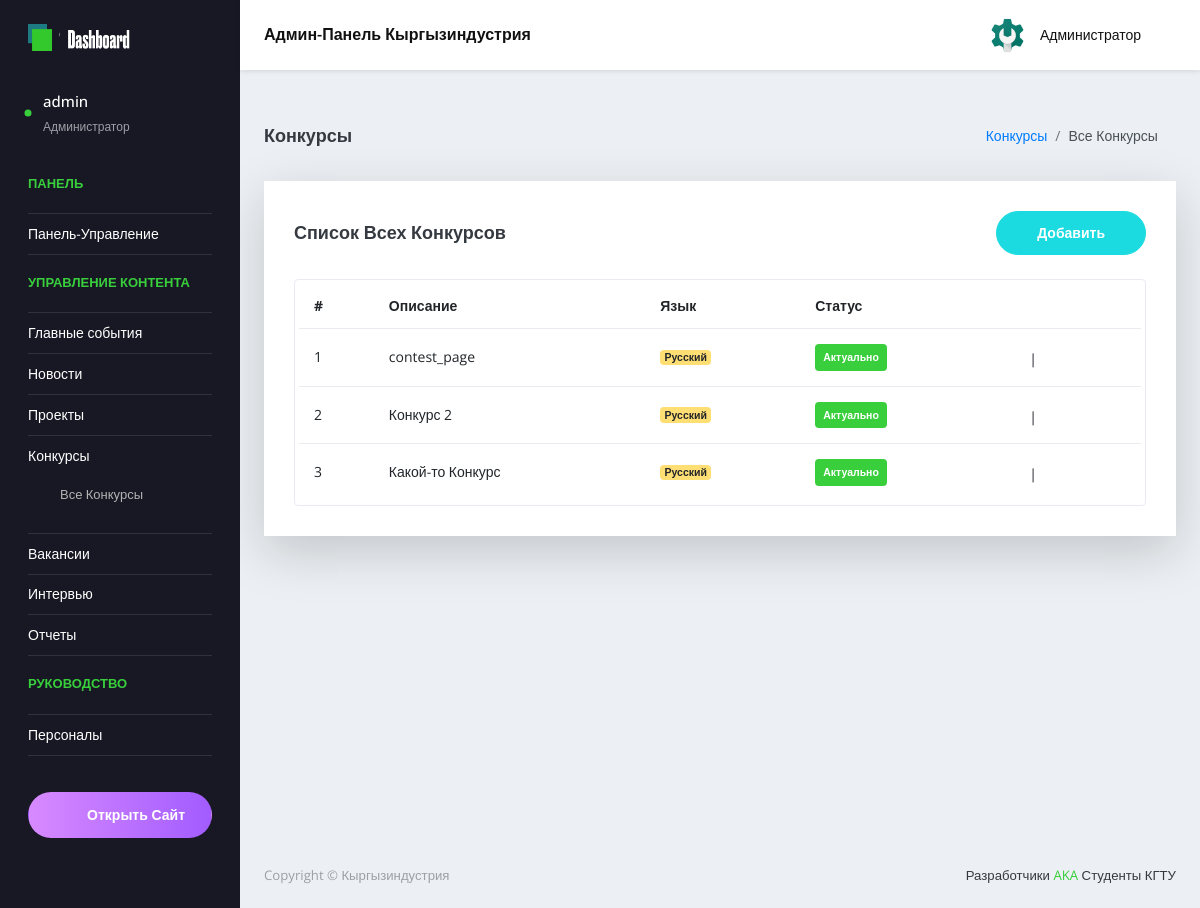
Before: /ru/admin-panel/contests/ (signed in) with the older database file.
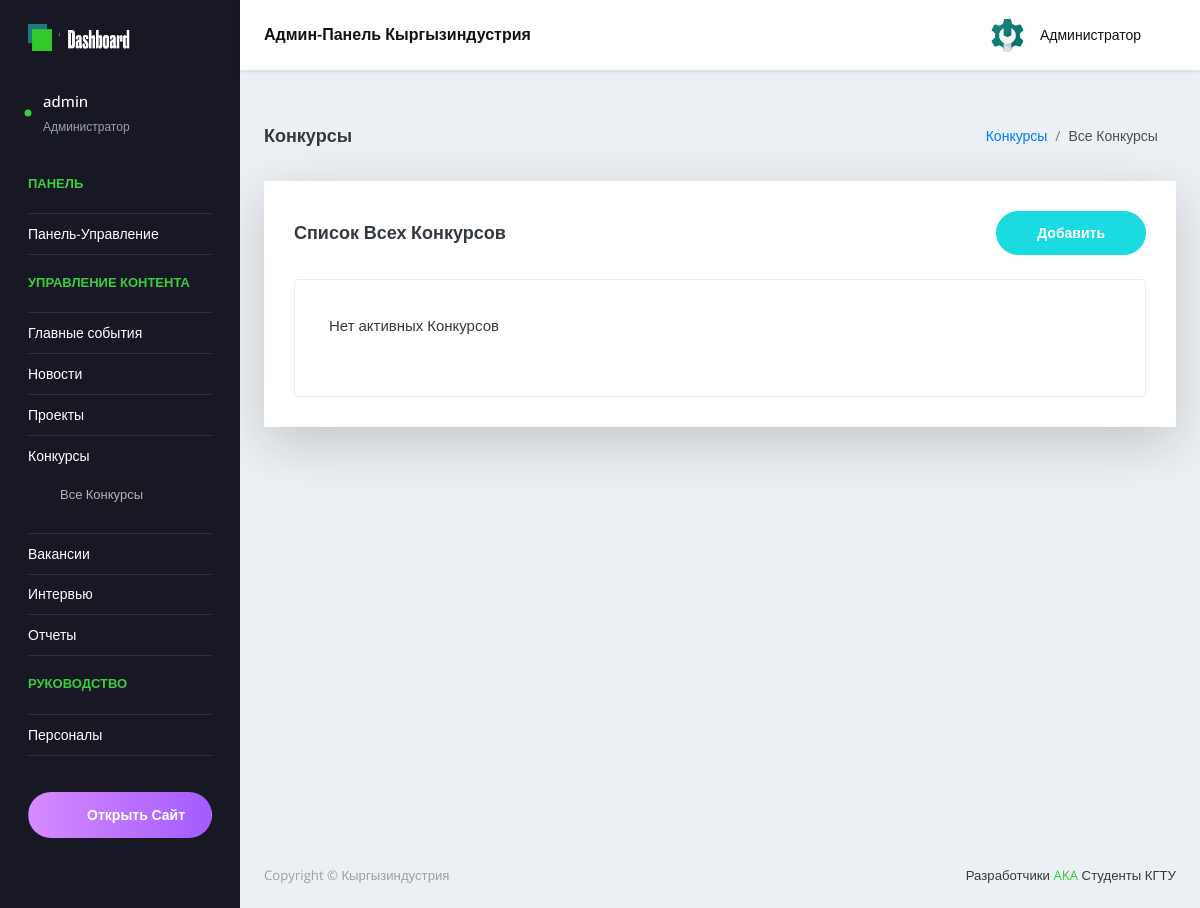
After: the same page with the newer database file.
### main/models.py (models this page shows, shortened)
class Contests(models.Model):
    Title=models.CharField(max_length=40,verbose_name="Название конкурса", unique=True,error_messages={'unique':"Конкурс с таким названием уже существует!"})
    Short_Description = models.CharField(max_length=110,verbose_name="Краткое описание")
    Document = models.FileField(
                                verbose_name="Документ",
                                upload_to=get_file_path,
                                validators=[FileExtensionValidator(allowed_extensions=["pdf", "doc", "docx"])])
    Date_added=models.DateTimeField(verbose_name="Дата публикации", default=now)
    Language=models.CharField(
                               max_length = 10,
                               choices = LanguageChoice.choices,
                               default = LanguageChoice.RU,
                               verbose_name = "Язык"
                               )
    Status = models.CharField(
        max_length = 20,
        choices = Contest_Status_Choice.choices,
        default = Contest_Status_Choice.ON_PROCCESS,
        verbose_name = "Статус"
    )
    path_url = "static/client/docs/contest/"
    class Meta:
        ordering = ['-id']

### main/views.py (the view)
# urls.py: path('admin-panel/contests/', views.ContestListView.as_view(), name='contests_all'),
class ContestListView(LoginRequiredMixin, ContestView, ListView):
    login_url = "login_page"
    template_name = "admin/pages/contests/contests_list.html"

### main/templates/admin/pages/contests/contests_list.html (shortened to what this page needs)
{% extends 'admin/admin_base.html' %}
{% load static %}
  {% block content %}
      <div class="content-wrapper">
            <div class="page-header">
              <h3 class="page-title">Конкурсы</h3>
              <nav aria-label="breadcrumb">
                <ol class="breadcrumb">
                  <li class="breadcrumb-item"><a href="{% url 'contests_all' %}">Конкурсы</a></li>
                  <li class="breadcrumb-item active" aria-current="page">Все Конкурсы</li>
                </ol>
              </nav>
            </div>
            <div class="row">
              <div class="col-lg-12 grid-margin stretch-card">
                <div class="card shadow-lg">
                  <div class="card-body">
                    <div class="d-sm-flex align-items-center mb-4">
                      <h4 class="card-title mb-sm-0">Список всех конкурсов</h4>
                      <a href="{% url 'contests_create' %}" class="btn btn-primary btn-rounded my-1 my-sm-0 ml-auto">
                        Добавить
                      </a>
                    </div>
                    <div class="table-responsive border rounded p-1">
                      <table class="table table-hover">
                        {% if contests_list %}
                        <thead>
                          <tr>
                            <th class="font-weight-bold">#</th>
                            <th class="font-weight-bold">Описание</th>
                            <th class="font-weight-bold">Язык</th>
                            <th class="font-weight-bold">Статус</th>
                          </tr>
                        </thead>
                        <tbody>
                          {% for contests in contests_list %}
                          <tr>
                            <td>{{forloop.counter}}</td>
                            <td class="td-title">{{contests.Title }}</td>
                            <td><label class="badge badge-warning">{{contests.Language}}</label></td>
                            <td><div class="badge badge-{% if contests.Status == "Не Проведён" %}danger{% else %}success{% endif %} p-2">{{contests.Status}}</div></td>
                            <td class="edit-delete-icons">
                              <a href="{% url 'contests_update' contests.id %}"><i class="icon-pencil"></i></a> |
                              <a href="{% url 'contests_delete' contests.id %}" class="text-danger"><i class="icon-trash"></i></a>
                            </td>
                          </tr>
                          {% endfor %}
                        </tbody>
                        {% else %}
                        <div class="row purchace-popup">
                          <div class="col-12 stretch-card grid-margin">
                            <div class="card card-secondary">
                              <span class="card-body d-lg-flex align-items-center">
                                <p class="mb-lg-0">Нет активных Конкурсов</p>
                              </span>
                            </div>
                          </div>
                        </div>
                        {% endif %}
                      </table>
                    </div>
                  </div>
                </div>
              </div>
            </div>
      </div>
{% endblock content %}

Changed rows visible on the page:
removed Contests: Title "contest_page", Language "Русский", Status "Актуально"
removed Contests: Title "Конкурс 2", Language "Русский", Status "Актуально"
removed Contests: Title "Какой-то Конкурс", Language "Русский", Status "Актуально"
Other visible differences:
text no longer shown: "# Описание Язык Статус"
text now shown: "Нет активных Конкурсов"
